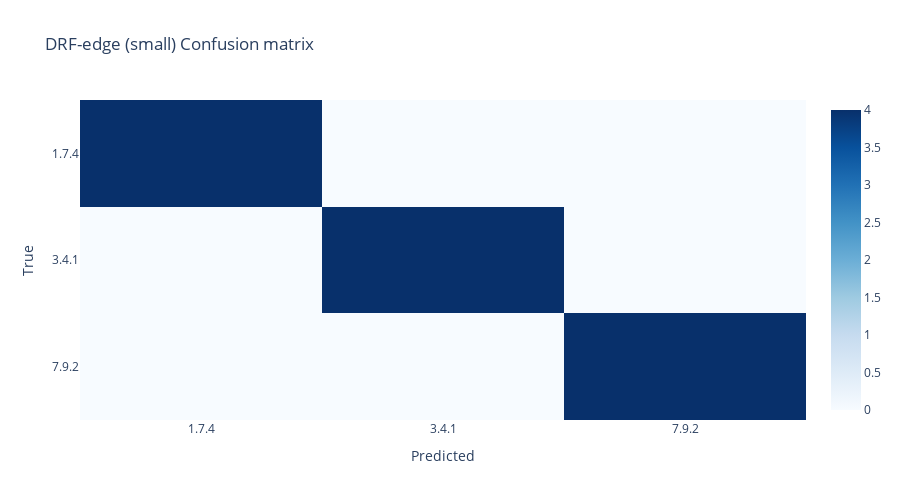

Here is the notebook cell this chart was saved with:
### Code cell
# Train/evaluate SVM with precomputed kernel on the first dataset
res = train_eval_svm_precomputed(
    features=datasets[0]["features"],
    y_raw=datasets[0]["y_raw"],
    test_size=0.2,
    random_state=42,
    C=1.0,
    class_weight=None,            # or "balanced" if classes imbalanced
    kernel_normalize=True,        # normalized kernel is often beneficial
)

print(f"ACC: {res['acc']:.3f} | F1-macro: {res['f1_macro']:.3f}")
print("Timings (s):", res["timings"])

# Confusion matrix
labels = list(res["label_encoder"].classes_)
fig_cm = plot_confusion_matrix(res["cm"], labels, title="DRF-edge (small) Confusion matrix")
fig_cm.show()

### Figure 1 — Plotly figure (JSON) as saved in the notebook; plotly's stock layout.template omitted (floating-point values rounded to 4 significant figures)
{"data": [{"colorscale": [[0, "rgb(247,251,255)"], [0.125, "rgb(222,235,247)"], [0.25, "rgb(198,219,239)"], [0.375, "rgb(158,202,225)"], [0.5, "rgb(107,174,214)"], [0.625, "rgb(66,146,198)"], [0.75, "rgb(33,113,181)"], [0.875, "rgb(8,81,156)"], [1, "rgb(8,48,107)"]], "hovertemplate": "Predicted %{x}<br>True %{y}<br>Count %{z}<extra></extra>", "type": "heatmap", "x": ["1.7.4", "3.4.1", "7.9.2"], "y": ["1.7.4", "3.4.1", "7.9.2"], "z": [[4, 0, 0], [0, 4, 0], [0, 0, 4]]}], "layout": {"height": 500, "title": {"text": "DRF-edge (small) Confusion matrix"}, "xaxis": {"title": {"text": "Predicted"}}, "yaxis": {"autorange": "reversed", "title": {"text": "True"}}}}
